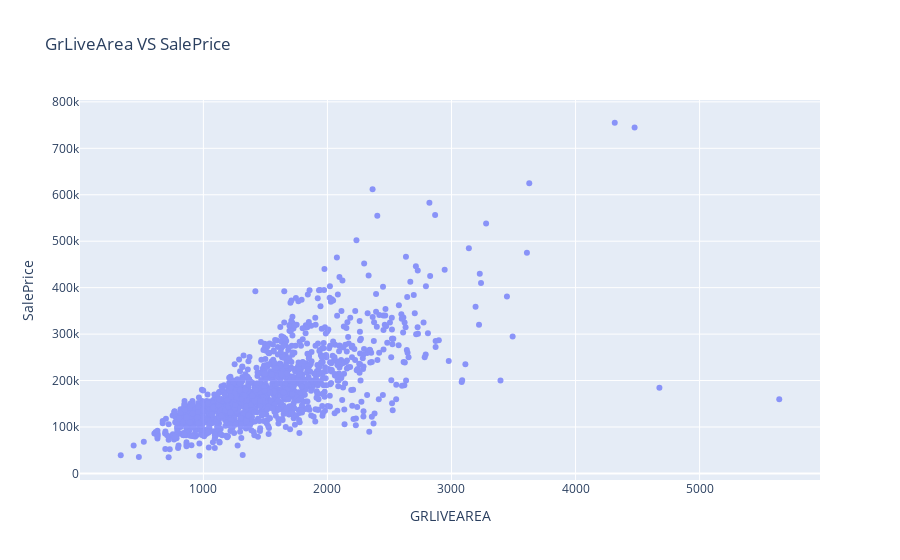

Notebook code for this chart:
### Code cell
tr = go.Scatter(x = df_train['GrLivArea'], y = df_train['SalePrice'], mode='markers', opacity= 0.7)
layout = dict(title = 'GrLiveArea VS SalePrice',
              xaxis = dict(title = 'GRLIVEAREA'),
              yaxis = dict(title = 'SalePrice')
              )
fig = dict(data = tr, layout = layout)
iplot(fig)

### Figure 1 — Plotly figure (JSON) as saved in the notebook; plotly's stock layout.template omitted (floating-point values rounded to 4 significant figures; data arrays with more than 128 entries replaced by an {"elided": "..."} marker saying what was removed)
{"data": [{"mode": "markers", "opacity": 0.7, "type": "scatter", "x": {"elided": "1460 int values"}, "y": {"elided": "1460 int values"}}], "layout": {"title": {"text": "GrLiveArea VS SalePrice"}, "xaxis": {"title": {"text": "GRLIVEAREA"}}, "yaxis": {"title": {"text": "SalePrice"}}}}
